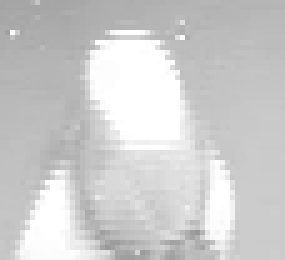
#> input picture atrium_orange_0004.png, 57 x 52 px (shown 5 times larger); its folder holds 4 pictures in this run
$ python resize.py 100 100   (older library calls are emulated)
#> lines starting #> are read from the running program, lines starting #| are printed output that depends on the picture
#resize all images into given ratio
#as specified by user
from PIL import Image
import os,sys

width = int(sys.argv[1])
height = int(sys.argv[2])

dir = "../" + "image" + str(width) + "by" + str(height) + "/"

if not os.path.exists(dir):
  os.makedirs(dir)

for file in os.listdir(".."):
  if file.endswith(".png"):
    im = Image.open("../" + file)
#> im is the input picture: PIL image 57x52 RGBA; mean R, G, B, A 205.3, 205.3, 205.3, 255
    im.copy()
    im = im.resize((width,height),Image.ANTIALIAS)
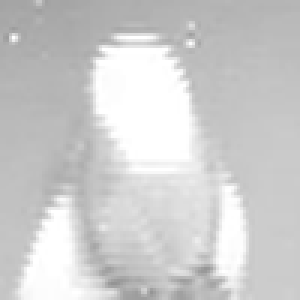
#> im: PIL image 100x100 RGBA (shown 3 times larger); mean R, G, B, A 205.3, 205.3, 205.3, 255
    im.save(dir+file)
#> pass 2 of the loop `for file in os.listdir(".."):`:
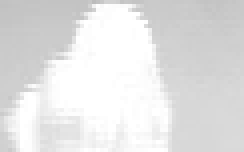
#> input picture atrium_orange_0009 copy.png, 61 x 38 px (shown 4 times larger)
#> im is the input picture: PIL image 61x38 RGBA; mean R, G, B, A 226.8, 226.8, 226.8, 255
#> `im = im.resize((width,height),Image.ANTIALIAS)`:
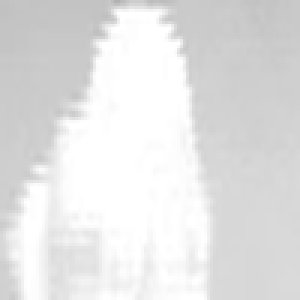
#> im: PIL image 100x100 RGBA (shown 3 times larger); mean R, G, B, A 226.8, 226.8, 226.8, 255
#> pass 3 of the loop `for file in os.listdir(".."):`:
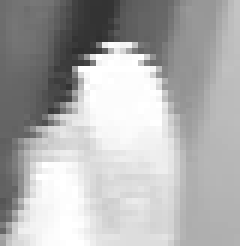
#> input picture atrium_orange_0010.png, 40 x 41 px (shown 6 times larger)
#> im is the input picture: PIL image 40x41 RGBA; mean R, G, B, A 175.3, 175.3, 175.3, 255
#> `im = im.resize((width,height),Image.ANTIALIAS)`:
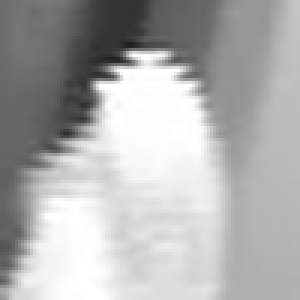
#> im: PIL image 100x100 RGBA (shown 3 times larger); mean R, G, B, A 175.3, 175.3, 175.3, 255
#> the loop made 6 passes; the first 3 are shown
